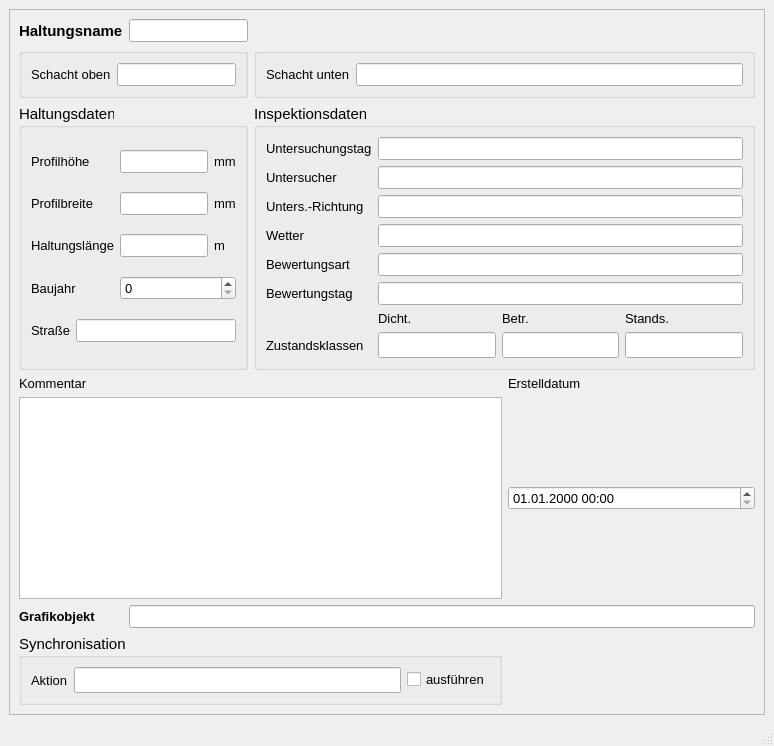
<?xml version="1.0" encoding="UTF-8"?>
<ui version="4.0">
 <class>MainWindow</class>
 <widget class="QMainWindow" name="MainWindow">
  <property name="geometry">
   <rect>
    <x>0</x>
    <y>0</y>
    <width>774</width>
    <height>746</height>
   </rect>
  </property>
  <property name="sizePolicy">
   <sizepolicy hsizetype="Preferred" vsizetype="Preferred">
    <horstretch>0</horstretch>
    <verstretch>0</verstretch>
   </sizepolicy>
  </property>
  <property name="minimumSize">
   <size>
    <width>620</width>
    <height>620</height>
   </size>
  </property>
  <property name="maximumSize">
   <size>
    <width>16777215</width>
    <height>16777215</height>
   </size>
  </property>
  <property name="baseSize">
   <size>
    <width>0</width>
    <height>0</height>
   </size>
  </property>
  <property name="font">
   <font>
    <family>Tahoma</family>
    <pointsize>10</pointsize>
   </font>
  </property>
  <property name="windowTitle">
   <string>Haltung Untersuchungsdaten</string>
  </property>
  <widget class="QWidget" name="centralwidget">
   <layout class="QGridLayout" name="gridLayout">
    <item row="0" column="0">
     <widget class="QScrollArea" name="scrollArea">
      <property name="widgetResizable">
       <bool>true</bool>
      </property>
      <widget class="QWidget" name="scrollAreaWidgetContents">
       <property name="geometry">
        <rect>
         <x>0</x>
         <y>0</y>
         <width>750</width>
         <height>669</height>
        </rect>
       </property>
       <layout class="QGridLayout" name="gridLayout_2">
        <item row="0" column="0">
         <widget class="QLabel" name="label">
          <property name="font">
           <font>
            <family>Tahoma</family>
            <pointsize>11</pointsize>
            <weight>75</weight>
            <bold>true</bold>
           </font>
          </property>
          <property name="text">
           <string>Haltungsname</string>
          </property>
         </widget>
        </item>
        <item row="0" column="1">
         <widget class="QLineEdit" name="haltnam">
          <property name="font">
           <font>
            <family>Tahoma</family>
            <pointsize>10</pointsize>
           </font>
          </property>
          <property name="toolTip">
           <string>&lt;html&gt;&lt;head/&gt;&lt;body&gt;&lt;p&gt;Eindeutige Bezeichung&lt;/p&gt;&lt;/body&gt;&lt;/html&gt;</string>
          </property>
          <property name="statusTip">
           <string>Eindeutige Bezeichung</string>
          </property>
         </widget>
        </item>
        <item row="1" column="0" colspan="2">
         <widget class="QGroupBox" name="groupBox">
          <property name="font">
           <font>
            <family>Tahoma</family>
            <pointsize>11</pointsize>
           </font>
          </property>
          <property name="title">
           <string/>
          </property>
          <layout class="QGridLayout" name="gridLayout_3">
           <item row="0" column="0">
            <widget class="QLabel" name="label_3">
             <property name="font">
              <font>
               <family>Tahoma</family>
               <pointsize>10</pointsize>
              </font>
             </property>
             <property name="text">
              <string>Schacht oben</string>
             </property>
            </widget>
           </item>
           <item row="0" column="1">
            <widget class="QLineEdit" name="schoben">
             <property name="font">
              <font>
               <family>Tahoma</family>
               <pointsize>10</pointsize>
              </font>
             </property>
             <property name="toolTip">
              <string>&lt;html&gt;&lt;head/&gt;&lt;body&gt;&lt;p&gt;Name des oberen Schachts&lt;/p&gt;&lt;/body&gt;&lt;/html&gt;</string>
             </property>
             <property name="statusTip">
              <string>Name des oberen Schachts</string>
             </property>
            </widget>
           </item>
          </layout>
         </widget>
        </item>
        <item row="1" column="2" colspan="2">
         <widget class="QGroupBox" name="groupBox_3">
          <property name="font">
           <font>
            <family>Tahoma</family>
            <pointsize>11</pointsize>
           </font>
          </property>
          <property name="title">
           <string/>
          </property>
          <layout class="QGridLayout" name="gridLayout_4">
           <item row="0" column="0">
            <widget class="QLabel" name="label_9">
             <property name="font">
              <font>
               <family>Tahoma</family>
               <pointsize>10</pointsize>
              </font>
             </property>
             <property name="text">
              <string>Schacht unten</string>
             </property>
            </widget>
           </item>
           <item row="0" column="1">
            <widget class="QLineEdit" name="schunten">
             <property name="font">
              <font>
               <family>Tahoma</family>
               <pointsize>10</pointsize>
              </font>
             </property>
             <property name="toolTip">
              <string>&lt;html&gt;&lt;head/&gt;&lt;body&gt;&lt;p&gt;Name des unteren Schachts&lt;/p&gt;&lt;/body&gt;&lt;/html&gt;</string>
             </property>
             <property name="statusTip">
              <string>Name des unteren Schachts</string>
             </property>
            </widget>
           </item>
          </layout>
         </widget>
        </item>
        <item row="2" column="0" colspan="2">
         <widget class="QGroupBox" name="groupBox_2">
          <property name="font">
           <font>
            <family>Tahoma</family>
            <pointsize>11</pointsize>
           </font>
          </property>
          <property name="title">
           <string>Haltungsdaten</string>
          </property>
          <layout class="QGridLayout" name="gridLayout_5">
           <item row="0" column="0" colspan="2">
            <widget class="QLabel" name="label_6">
             <property name="font">
              <font>
               <family>Tahoma</family>
               <pointsize>10</pointsize>
              </font>
             </property>
             <property name="text">
              <string>Profilhöhe</string>
             </property>
            </widget>
           </item>
           <item row="0" column="2">
            <widget class="QLineEdit" name="hoehe">
             <property name="font">
              <font>
               <family>Tahoma</family>
               <pointsize>10</pointsize>
              </font>
             </property>
             <property name="toolTip">
              <string>&lt;html&gt;&lt;head/&gt;&lt;body&gt;&lt;p&gt;Bedeutung hängt vom Profiltyp ab&lt;/p&gt;&lt;/body&gt;&lt;/html&gt;</string>
             </property>
             <property name="statusTip">
              <string>Bedeutung hängt vom Profiltyp ab</string>
             </property>
            </widget>
           </item>
           <item row="0" column="3">
            <widget class="QLabel" name="label_16">
             <property name="font">
              <font>
               <family>Tahoma</family>
               <pointsize>10</pointsize>
              </font>
             </property>
             <property name="text">
              <string>mm</string>
             </property>
            </widget>
           </item>
           <item row="1" column="0" colspan="2">
            <widget class="QLabel" name="label_7">
             <property name="font">
              <font>
               <family>Tahoma</family>
               <pointsize>10</pointsize>
              </font>
             </property>
             <property name="text">
              <string>Profilbreite</string>
             </property>
            </widget>
           </item>
           <item row="1" column="2">
            <widget class="QLineEdit" name="breite">
             <property name="font">
              <font>
               <family>Tahoma</family>
               <pointsize>10</pointsize>
              </font>
             </property>
             <property name="toolTip">
              <string>&lt;html&gt;&lt;head/&gt;&lt;body&gt;&lt;p&gt;Bedeutung hängt vom Profiltyp ab&lt;/p&gt;&lt;/body&gt;&lt;/html&gt;</string>
             </property>
             <property name="statusTip">
              <string>Bedeutung hängt vom Profiltyp ab</string>
             </property>
            </widget>
           </item>
           <item row="1" column="3">
            <widget class="QLabel" name="label_20">
             <property name="font">
              <font>
               <family>Tahoma</family>
               <pointsize>10</pointsize>
              </font>
             </property>
             <property name="text">
              <string>mm</string>
             </property>
            </widget>
           </item>
           <item row="2" column="0" colspan="2">
            <widget class="QLabel" name="label_17">
             <property name="font">
              <font>
               <family>Tahoma</family>
               <pointsize>10</pointsize>
              </font>
             </property>
             <property name="text">
              <string>Haltungslänge</string>
             </property>
            </widget>
           </item>
           <item row="2" column="2">
            <widget class="QLineEdit" name="laenge">
             <property name="font">
              <font>
               <family>Tahoma</family>
               <pointsize>10</pointsize>
              </font>
             </property>
             <property name="toolTip">
              <string/>
             </property>
             <property name="statusTip">
              <string/>
             </property>
            </widget>
           </item>
           <item row="2" column="3">
            <widget class="QLabel" name="label_21">
             <property name="font">
              <font>
               <family>Tahoma</family>
               <pointsize>10</pointsize>
              </font>
             </property>
             <property name="text">
              <string>m </string>
             </property>
            </widget>
           </item>
           <item row="3" column="0" colspan="2">
            <widget class="QLabel" name="label_60">
             <property name="font">
              <font>
               <family>Tahoma</family>
               <pointsize>10</pointsize>
              </font>
             </property>
             <property name="text">
              <string>Baujahr</string>
             </property>
            </widget>
           </item>
           <item row="3" column="2" colspan="2">
            <widget class="QSpinBox" name="Baujahr">
             <property name="font">
              <font>
               <family>Tahoma</family>
               <pointsize>10</pointsize>
              </font>
             </property>
             <property name="toolTip">
              <string/>
             </property>
             <property name="statusTip">
              <string/>
             </property>
            </widget>
           </item>
           <item row="4" column="0">
            <widget class="QLabel" name="label_18">
             <property name="font">
              <font>
               <family>Tahoma</family>
               <pointsize>10</pointsize>
              </font>
             </property>
             <property name="text">
              <string>Straße</string>
             </property>
            </widget>
           </item>
           <item row="4" column="1" colspan="3">
            <widget class="QLineEdit" name="strasse">
             <property name="font">
              <font>
               <family>Tahoma</family>
               <pointsize>10</pointsize>
              </font>
             </property>
             <property name="toolTip">
              <string>&lt;html&gt;&lt;head/&gt;&lt;body&gt;&lt;p&gt;Straße&lt;/p&gt;&lt;/body&gt;&lt;/html&gt;</string>
             </property>
             <property name="statusTip">
              <string>Straße</string>
             </property>
            </widget>
           </item>
          </layout>
         </widget>
        </item>
        <item row="2" column="2" colspan="2">
         <widget class="QGroupBox" name="groupBox_4">
          <property name="font">
           <font>
            <family>Tahoma</family>
            <pointsize>11</pointsize>
           </font>
          </property>
          <property name="title">
           <string>Inspektionsdaten</string>
          </property>
          <layout class="QGridLayout" name="gridLayout_6">
           <item row="0" column="0">
            <widget class="QLabel" name="label_61">
             <property name="font">
              <font>
               <family>Tahoma</family>
               <pointsize>10</pointsize>
              </font>
             </property>
             <property name="text">
              <string>Untersuchungstag</string>
             </property>
            </widget>
           </item>
           <item row="0" column="1" colspan="3">
            <widget class="QLineEdit" name="untersuchtag">
             <property name="font">
              <font>
               <family>Tahoma</family>
               <pointsize>10</pointsize>
              </font>
             </property>
             <property name="toolTip">
              <string>&lt;html&gt;&lt;head/&gt;&lt;body&gt;&lt;p&gt;Datum&lt;/p&gt;&lt;/body&gt;&lt;/html&gt;</string>
             </property>
             <property name="statusTip">
              <string>Datum</string>
             </property>
            </widget>
           </item>
           <item row="1" column="0">
            <widget class="QLabel" name="label_62">
             <property name="font">
              <font>
               <family>Tahoma</family>
               <pointsize>10</pointsize>
              </font>
             </property>
             <property name="text">
              <string>Untersucher</string>
             </property>
            </widget>
           </item>
           <item row="1" column="1" colspan="3">
            <widget class="QLineEdit" name="untersucher">
             <property name="font">
              <font>
               <family>Tahoma</family>
               <pointsize>10</pointsize>
              </font>
             </property>
             <property name="toolTip">
              <string>&lt;html&gt;&lt;head/&gt;&lt;body&gt;&lt;p&gt;Name bzw. Kürzel&lt;/p&gt;&lt;/body&gt;&lt;/html&gt;</string>
             </property>
             <property name="statusTip">
              <string>Name bzw. Kürzel</string>
             </property>
            </widget>
           </item>
           <item row="2" column="0">
            <widget class="QLabel" name="label_66">
             <property name="font">
              <font>
               <family>Tahoma</family>
               <pointsize>10</pointsize>
              </font>
             </property>
             <property name="text">
              <string>Unters.-Richtung</string>
             </property>
            </widget>
           </item>
           <item row="2" column="1" colspan="3">
            <widget class="QLineEdit" name="untersuchrichtung">
             <property name="font">
              <font>
               <family>Tahoma</family>
               <pointsize>10</pointsize>
              </font>
             </property>
             <property name="toolTip">
              <string>&lt;html&gt;&lt;head/&gt;&lt;body&gt;&lt;p&gt;Untersuchungsrichtung&lt;/p&gt;&lt;/body&gt;&lt;/html&gt;</string>
             </property>
             <property name="statusTip">
              <string>Untersuchungsrichtung</string>
             </property>
            </widget>
           </item>
           <item row="3" column="0">
            <widget class="QLabel" name="label_63">
             <property name="font">
              <font>
               <family>Tahoma</family>
               <pointsize>10</pointsize>
              </font>
             </property>
             <property name="text">
              <string>Wetter</string>
             </property>
            </widget>
           </item>
           <item row="3" column="1" colspan="3">
            <widget class="QLineEdit" name="wetter">
             <property name="font">
              <font>
               <family>Tahoma</family>
               <pointsize>10</pointsize>
              </font>
             </property>
             <property name="toolTip">
              <string>&lt;html&gt;&lt;head/&gt;&lt;body&gt;&lt;p&gt;Wetter am Untersuchungstag&lt;/p&gt;&lt;/body&gt;&lt;/html&gt;</string>
             </property>
             <property name="statusTip">
              <string>Wetter am Untersuchungstag</string>
             </property>
            </widget>
           </item>
           <item row="4" column="0">
            <widget class="QLabel" name="label_64">
             <property name="font">
              <font>
               <family>Tahoma</family>
               <pointsize>10</pointsize>
              </font>
             </property>
             <property name="text">
              <string>Bewertungsart</string>
             </property>
            </widget>
           </item>
           <item row="4" column="1" colspan="3">
            <widget class="QLineEdit" name="bewertungsart">
             <property name="font">
              <font>
               <family>Tahoma</family>
               <pointsize>10</pointsize>
              </font>
             </property>
             <property name="toolTip">
              <string>&lt;html&gt;&lt;head/&gt;&lt;body&gt;&lt;p&gt;Bezeichnung des verwendeten Bewertungsmodells (z.B. DWA-M 149-3)&lt;/p&gt;&lt;/body&gt;&lt;/html&gt;</string>
             </property>
             <property name="statusTip">
              <string>Bezeichnung des verwendeten Bewertungsmodells (z.B. DWA-M 149-3)</string>
             </property>
            </widget>
           </item>
           <item row="5" column="0">
            <widget class="QLabel" name="label_65">
             <property name="font">
              <font>
               <family>Tahoma</family>
               <pointsize>10</pointsize>
              </font>
             </property>
             <property name="text">
              <string>Bewertungstag</string>
             </property>
            </widget>
           </item>
           <item row="5" column="1" colspan="3">
            <widget class="QLineEdit" name="bewertungstag">
             <property name="font">
              <font>
               <family>Tahoma</family>
               <pointsize>10</pointsize>
              </font>
             </property>
             <property name="toolTip">
              <string>&lt;html&gt;&lt;head/&gt;&lt;body&gt;&lt;p&gt;Datum des Tages, an dem die Bewertung durchgeführt wurde&lt;/p&gt;&lt;/body&gt;&lt;/html&gt;</string>
             </property>
             <property name="statusTip">
              <string>Datum des Tages, an dem die Bewertung durchgeführt wurde</string>
             </property>
            </widget>
           </item>
           <item row="6" column="1">
            <widget class="QLabel" name="label_39">
             <property name="font">
              <font>
               <family>Tahoma</family>
               <pointsize>10</pointsize>
              </font>
             </property>
             <property name="text">
              <string>Dicht.</string>
             </property>
            </widget>
           </item>
           <item row="6" column="2">
            <widget class="QLabel" name="label_37">
             <property name="font">
              <font>
               <family>Tahoma</family>
               <pointsize>10</pointsize>
              </font>
             </property>
             <property name="text">
              <string>Betr.</string>
             </property>
            </widget>
           </item>
           <item row="6" column="3">
            <widget class="QLabel" name="label_38">
             <property name="font">
              <font>
               <family>Tahoma</family>
               <pointsize>10</pointsize>
              </font>
             </property>
             <property name="text">
              <string>Stands.</string>
             </property>
            </widget>
           </item>
           <item row="7" column="0">
            <widget class="QLabel" name="label_36">
             <property name="font">
              <font>
               <family>Tahoma</family>
               <pointsize>10</pointsize>
              </font>
             </property>
             <property name="text">
              <string>Zustandsklassen</string>
             </property>
            </widget>
           </item>
           <item row="7" column="1">
            <widget class="QLineEdit" name="max_ZD">
             <property name="toolTip">
              <string>&lt;html&gt;&lt;head/&gt;&lt;body&gt;&lt;p&gt;Zustandsklasse Dichtheit&lt;/p&gt;&lt;/body&gt;&lt;/html&gt;</string>
             </property>
             <property name="statusTip">
              <string>Zustandsklasse Dichtheit</string>
             </property>
            </widget>
           </item>
           <item row="7" column="2">
            <widget class="QLineEdit" name="max_ZB">
             <property name="toolTip">
              <string>&lt;html&gt;&lt;head/&gt;&lt;body&gt;&lt;p&gt;Zustandsklasse Betriebssicherheit&lt;/p&gt;&lt;/body&gt;&lt;/html&gt;</string>
             </property>
             <property name="statusTip">
              <string>Zustandsklasse Betriebssicherheit</string>
             </property>
            </widget>
           </item>
           <item row="7" column="3">
            <widget class="QLineEdit" name="max_ZS">
             <property name="toolTip">
              <string>&lt;html&gt;&lt;head/&gt;&lt;body&gt;&lt;p&gt;Zustandsklasse Standsicherheit&lt;/p&gt;&lt;/body&gt;&lt;/html&gt;</string>
             </property>
             <property name="statusTip">
              <string>Zustandsklasse Standsicherheit</string>
             </property>
            </widget>
           </item>
          </layout>
         </widget>
        </item>
        <item row="3" column="0">
         <widget class="QLabel" name="label_22">
          <property name="font">
           <font>
            <family>Tahoma</family>
            <pointsize>10</pointsize>
           </font>
          </property>
          <property name="text">
           <string>Kommentar</string>
          </property>
         </widget>
        </item>
        <item row="3" column="3">
         <widget class="QLabel" name="label_71">
          <property name="text">
           <string>Erstelldatum</string>
          </property>
         </widget>
        </item>
        <item row="4" column="0" colspan="3">
         <widget class="QTextEdit" name="kommentar">
          <property name="font">
           <font>
            <family>Tahoma</family>
            <pointsize>10</pointsize>
           </font>
          </property>
          <property name="toolTip">
           <string>&lt;html&gt;&lt;head/&gt;&lt;body&gt;&lt;p&gt;Platz für zusätzliche Kommentare&lt;/p&gt;&lt;/body&gt;&lt;/html&gt;</string>
          </property>
          <property name="statusTip">
           <string>Platz für zusätzliche Kommentare</string>
          </property>
         </widget>
        </item>
        <item row="4" column="3">
         <widget class="QgsDateTimeEdit" name="createdat">
          <property name="font">
           <font>
            <family>Tahoma</family>
            <pointsize>10</pointsize>
           </font>
          </property>
          <property name="currentSection">
           <enum>QDateTimeEdit::DaySection</enum>
          </property>
          <property name="displayFormat">
           <string>dd.MM.yyyy HH:mm</string>
          </property>
         </widget>
        </item>
        <item row="5" column="0">
         <widget class="QLabel" name="label_23">
          <property name="font">
           <font>
            <family>Tahoma</family>
            <pointsize>10</pointsize>
            <weight>75</weight>
            <bold>true</bold>
           </font>
          </property>
          <property name="text">
           <string>Grafikobjekt</string>
          </property>
         </widget>
        </item>
        <item row="5" column="1" colspan="3">
         <widget class="QLineEdit" name="objekt">
          <property name="toolTip">
           <string>&lt;html&gt;&lt;head/&gt;&lt;body&gt;&lt;p&gt;Textbeschreibung (WKT) des Grafikobjekts&lt;/p&gt;&lt;/body&gt;&lt;/html&gt;</string>
          </property>
          <property name="statusTip">
           <string>Textbeschreibung des Grafikobjekts</string>
          </property>
         </widget>
        </item>
        <item row="6" column="0" colspan="3">
         <widget class="QGroupBox" name="groupBox_sync">
          <property name="font">
           <font>
            <family>Tahoma</family>
            <pointsize>11</pointsize>
           </font>
          </property>
          <property name="title">
           <string>Synchronisation</string>
          </property>
          <layout class="QGridLayout" name="gridLayout_7">
           <item row="0" column="0">
            <widget class="QLabel" name="label_19">
             <property name="font">
              <font>
               <family>Tahoma</family>
               <pointsize>10</pointsize>
              </font>
             </property>
             <property name="text">
              <string>Aktion</string>
             </property>
            </widget>
           </item>
           <item row="0" column="1">
            <widget class="QLineEdit" name="aktion">
             <property name="toolTip">
              <string>&lt;html&gt;&lt;head/&gt;&lt;body&gt;&lt;p&gt;Maßnahme zur Synchronisation&lt;/p&gt;&lt;/body&gt;&lt;/html&gt;</string>
             </property>
             <property name="statusTip">
              <string>Maßnahme zur Synchronisation</string>
             </property>
            </widget>
           </item>
           <item row="0" column="2">
            <widget class="QCheckBox" name="status">
             <property name="font">
              <font>
               <family>Tahoma</family>
               <pointsize>10</pointsize>
              </font>
             </property>
             <property name="toolTip">
              <string>Synchronisation aktivieren</string>
             </property>
             <property name="statusTip">
              <string>Synchronisation aktivieren</string>
             </property>
             <property name="text">
              <string>ausführen</string>
             </property>
            </widget>
           </item>
          </layout>
         </widget>
        </item>
       </layout>
      </widget>
     </widget>
    </item>
   </layout>
  </widget>
  <widget class="QMenuBar" name="menubar">
   <property name="geometry">
    <rect>
     <x>0</x>
     <y>0</y>
     <width>774</width>
     <height>27</height>
    </rect>
   </property>
  </widget>
  <widget class="QStatusBar" name="statusbar"/>
 </widget>
 <customwidgets>
  <customwidget>
   <class>QgsDateTimeEdit</class>
   <extends>QDateTimeEdit</extends>
   <header>qgsdatetimeedit.h</header>
  </customwidget>
 </customwidgets>
 <tabstops>
  <tabstop>haltnam</tabstop>
  <tabstop>hoehe</tabstop>
  <tabstop>breite</tabstop>
  <tabstop>laenge</tabstop>
  <tabstop>createdat</tabstop>
  <tabstop>kommentar</tabstop>
 </tabstops>
 <resources/>
 <connections/>
</ui>
